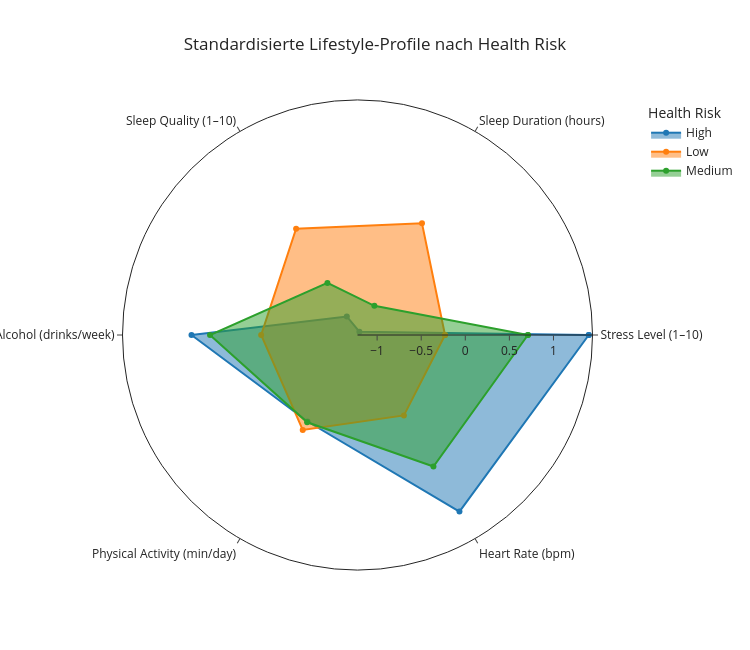

Notebook source saved alongside this figure:
### Markdown cell above
**Visualisierung**

### Code cell
# Radar Diagramm
categories = ["stress", "sleepDuration", "sleepQuality", "alcohol", "activity", "heartRate"]
theta = [labels.get(v, v) for v in categories]

# profile_means = (
#     scaled_df.groupby("healthRisk")[categories]
#       .mean()
#       .round(2)
#       .reset_index()
# )

fig = go.Figure()

for _, row in profile_means.iterrows():
    r = row[categories].tolist()
    fig.add_trace(go.Scatterpolar(
        r=r + [r[0]],
        theta=theta + [theta[0]],
        fill="toself",
        name=row["healthRisk"]
    ))

fig.update_layout(
    polar=dict(
        radialaxis=dict(
            visible=True,
            autorange=True 
        )
    ),
    template="simple_white",
    width=750,
    height=650,
    title="Standardisierte Lifestyle-Profile nach Health Risk",
    title_x=0.5,
    legend_title_text="Health Risk"
)

fig.show()

### Figure 1 — Plotly figure (JSON) as saved in the notebook; plotly's stock layout.template omitted (floating-point values rounded to 4 significant figures)
{"data": [{"fill": "toself", "name": "High", "r": [1.4, -1.18, -0.98, 0.66, -0.09, 1.09, 1.4], "theta": ["Stress Level (1–10)", "Sleep Duration (hours)", "Sleep Quality (1–10)", "Alcohol (drinks/week)", "Physical Activity (min/day)", "Heart Rate (bpm)", "Stress Level (1–10)"], "type": "scatterpolar"}, {"fill": "toself", "name": "Low", "r": [-0.23, 0.24, 0.17, -0.13, 0.02, -0.17, -0.23], "theta": ["Stress Level (1–10)", "Sleep Duration (hours)", "Sleep Quality (1–10)", "Alcohol (drinks/week)", "Physical Activity (min/day)", "Heart Rate (bpm)", "Stress Level (1–10)"], "type": "scatterpolar"}, {"fill": "toself", "name": "Medium", "r": [0.71, -0.84, -0.54, 0.45, -0.08, 0.5, 0.71], "theta": ["Stress Level (1–10)", "Sleep Duration (hours)", "Sleep Quality (1–10)", "Alcohol (drinks/week)", "Physical Activity (min/day)", "Heart Rate (bpm)", "Stress Level (1–10)"], "type": "scatterpolar"}], "layout": {"height": 650, "legend": {"title": {"text": "Health Risk"}}, "polar": {"radialaxis": {"autorange": true, "visible": true}}, "title": {"text": "Standardisierte Lifestyle-Profile nach Health Risk", "x": 0.5}, "width": 750}}
